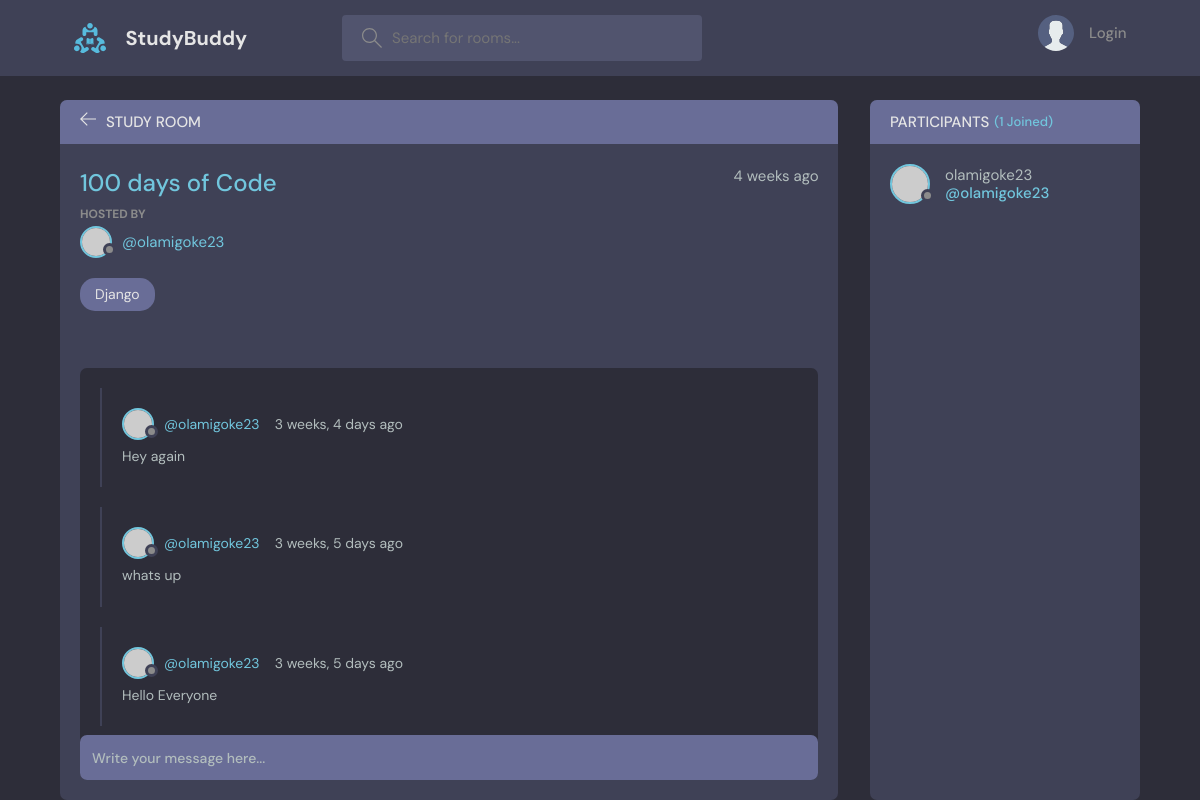
Page /room/2/ on the committed database.
### base/models.py (models this page shows, shortened)
class Room(models.Model):
    host = models.ForeignKey(User, on_delete=models.SET_NULL, null=True)
    topic= models.ForeignKey(Topic, on_delete=models.SET_NULL, null=True)
    name = models.CharField(max_length=200)
    description = models.TextField(null=True, blank=True)
    participants = models.ManyToManyField(User, related_name='participants', blank=True)
    updated = models.DateTimeField(auto_now=True)
    created = models.DateTimeField(auto_now_add=True)
    class Meta:
        ordering = ['-updated', '-created']

class Topic(models.Model):
    name = models.CharField(max_length=200)
    def __str__(self):
        return self.name

class Message(models.Model):
    user = models.ForeignKey(User, on_delete=models.CASCADE)
    room = models.ForeignKey(Room, on_delete=models.CASCADE)
    body = models.TextField()
    updated = models.DateTimeField(auto_now=True)
    created = models.DateTimeField(auto_now_add=True)
    class Meta:
        ordering = ['-updated', '-created']

### base/views.py (the view, shortened to what this page needs)
# urls.py: path('room/<str:pk>/', views.room, name="room"),
def room(request, pk):
    room = Room.objects.get(id=pk)
    room_messages = room.message_set.all()
    participants = room.participants.all()
    context = {'room':room, 'room_messages':room_messages,
               'participants':participants
               }
    return render(request, "base/room.html", context)

### base/templates/base/room.html (shortened to what this page needs)
{% extends 'main.html' %}
{% block content %}
    <main class="profile-page layout layout--2">
      <div class="container">
        <div class="room">
          <div class="room__top">
            <div class="room__topLeft">
              <a href="{% url 'home' %}">
                <svg version="1.1" xmlns="http://www.w3.org/2000/svg" width="32" height="32" viewBox="0 0 32 32">
                  <title>arrow-left</title>
                  <path
                    d="M13.723 2.286l-13.723 13.714 13.719 13.714 1.616-1.611-10.96-10.96h27.625v-2.286h-27.625l10.965-10.965-1.616-1.607z"
                  ></path>
                </svg>
              </a>
              <h3>Study Room</h3>
            </div>
          </div>
          <div class="room__box scroll">
            <div class="room__header scroll">
              <div class="room__info">
                <h3>{{room.name}}</h3>
                <span>{{room.created|timesince}} ago</span>
              </div>
              <div class="room__hosted">
                <p>Hosted By</p>
                <a href="{% url 'user-profile' room.host.id%}" class="room__author">
                  <div class="avatar avatar--small">
                    <img src="https://randomuser.me/api/portraits/men/37.jpg" />
                  </div>
                  <span>@{{room.host.username}}</span>
                </a>
              </div>
              <span class="room__topics">{{room.topic}}</span>
            </div>
            <div class="room__conversation">
              <div class="threads scroll">
                {% for message in room_messages %}
                <div class="thread">
                  <div class="thread__top">
                    <div class="thread__author">
                      <a href="{% url 'user-profile' message.user.id %}" class="thread__authorInfo">
                        <div class="avatar avatar--small">
                          <img src="https://randomuser.me/api/portraits/men/37.jpg" />
                        </div>
                        <span>@{{message.user.username}}</span>
                      </a>
                      <span class="thread__date">{{message.created|timesince}} ago</span>
                    </div>
                  </div>
                  <div class="thread__details">
                    {{message.body}}
                  </div>
                </div>
                {% endfor %}
              </div>
            </div>
          </div>
          <div class="room__message">
            <form action="" method="POST">
              <input name="body" placeholder="Write your message here..." />
            </form>
          </div>
        </div>
        <div class="participants">
          <h3 class="participants__top">Participants <span>({{participants.count}} Joined)</span></h3>
          <div class="participants__list scroll">
            {% for user in participants %}
            <a href="{% url 'user-profile' user.id%}" class="participant">
              <div class="avatar avatar--medium">
                <img src="https://randomuser.me/api/portraits/men/37.jpg" />
              </div>
              <p>
                {{user.username}}
                <span>@{{user.username}}</span>
              </p>
            </a>
            {% endfor %}
            </div>
        </div>
      </div>
    </main>
    {% endblock %}

### rows in the picture
Room: name "100 days of Code", created "4 weeks", host.username "olamigoke23", topic "Django"
Message: user.username "olamigoke23", created "3 weeks, 4 days", body "Hey again"
Message: user.username "olamigoke23", created "3 weeks, 5 days", body "whats up"
Message: user.username "olamigoke23", created "3 weeks, 5 days", body "Hello Everyone"

### other values in the picture
{{ participants.count }} "1"
{{ user.username }} "olamigoke23"
